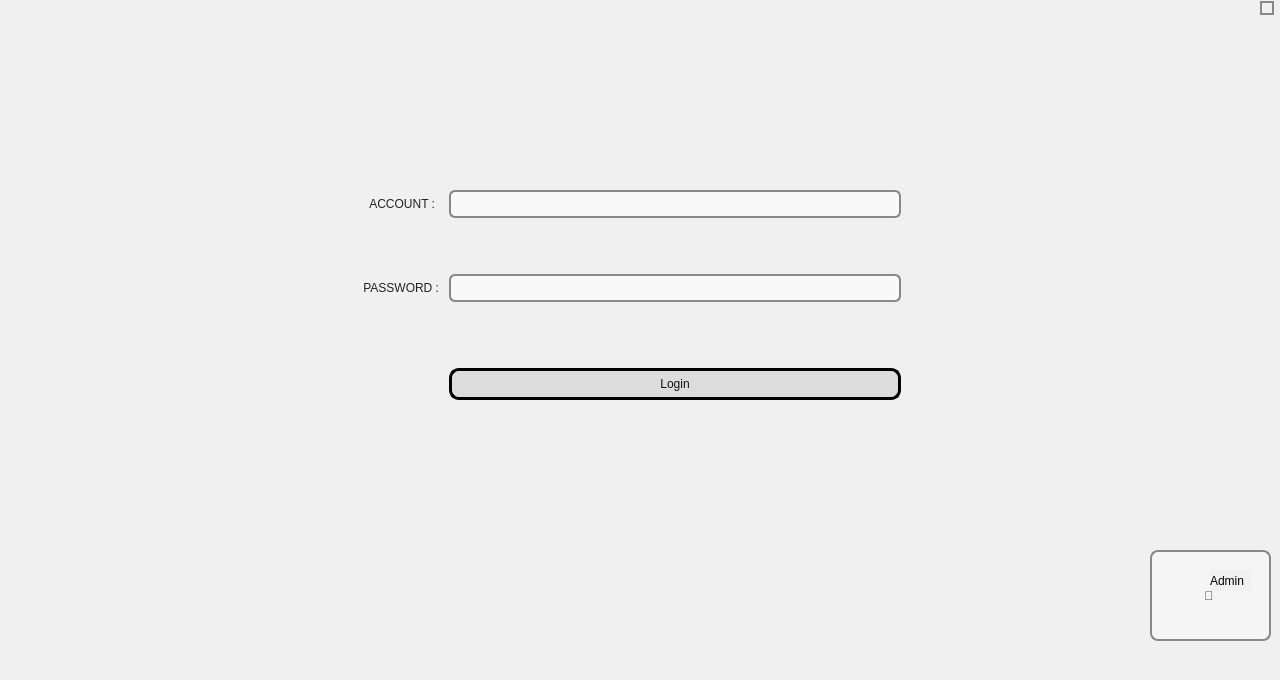
<?xml version="1.0" encoding="UTF-8"?>
<ui version="4.0">
 <class>loginWindow</class>
 <widget class="QMainWindow" name="loginWindow">
  <property name="geometry">
   <rect>
    <x>0</x>
    <y>0</y>
    <width>1280</width>
    <height>680</height>
   </rect>
  </property>
  <property name="sizePolicy">
   <sizepolicy hsizetype="Maximum" vsizetype="Maximum">
    <horstretch>0</horstretch>
    <verstretch>0</verstretch>
   </sizepolicy>
  </property>
  <property name="windowTitle">
   <string>loginWindow</string>
  </property>
  <property name="styleSheet">
   <string notr="true">QWidget {
    background-color: #f0f0f0;  /* 淺灰色背景 */
}
</string>
  </property>
  <widget class="QWidget" name="centralwidget">
   <widget class="QWidget" name="gridLayoutWidget">
    <property name="geometry">
     <rect>
      <x>360</x>
      <y>140</y>
      <width>541</width>
      <height>311</height>
     </rect>
    </property>
    <layout class="QGridLayout" name="gridLayout">
     <item row="0" column="1">
      <widget class="QLineEdit" name="AccountEdit">
       <property name="styleSheet">
        <string notr="true">QLineEdit {
    font: 12pt &quot;Microsoft YaHei UI&quot;;
    border: 2px solid #888888;
    border-radius: 6px;
    padding: 4px;
    background-color: #f9f9f9;
    color: #111111;
}
</string>
       </property>
       <property name="locale">
        <locale language="English" country="UnitedStates"/>
       </property>
      </widget>
     </item>
     <item row="1" column="0">
      <widget class="QLabel" name="Password">
       <property name="styleSheet">
        <string notr="true">QLabel {
    font: 13pt &quot;Microsoft YaHei UI&quot;;
    color: #222222;               /* 深灰近黑文字 */
    background-color: transparent;
}
</string>
       </property>
       <property name="text">
        <string> PASSWORD : </string>
       </property>
      </widget>
     </item>
     <item row="1" column="1">
      <widget class="QLineEdit" name="PasswordEdit">
       <property name="styleSheet">
        <string notr="true">QLineEdit {
    font: 12pt &quot;Microsoft YaHei UI&quot;;
    border: 2px solid #888888;
    border-radius: 6px;
    padding: 4px;
    background-color: #f9f9f9;
    color: #111111;
}
</string>
       </property>
       <property name="locale">
        <locale language="English" country="UnitedStates"/>
       </property>
       <property name="echoMode">
        <enum>QLineEdit::EchoMode::Password</enum>
       </property>
      </widget>
     </item>
     <item row="3" column="1">
      <widget class="QPushButton" name="LoginButton">
       <property name="cursor">
        <cursorShape>PointingHandCursor</cursorShape>
       </property>
       <property name="styleSheet">
        <string notr="true">QPushButton {
    font: 13pt &quot;Microsoft YaHei UI&quot;;
    border: 3px solid black;
    border-radius: 10px;
    background-color: #dcdcdc;  /* 淺灰色背景 */
    color: #111111;             /* 深黑色文字 */
    padding: 6px;
}
</string>
       </property>
       <property name="text">
        <string>Login</string>
       </property>
      </widget>
     </item>
     <item row="0" column="0">
      <widget class="QLabel" name="Account">
       <property name="styleSheet">
        <string notr="true">QLabel {
    font: 13pt &quot;Microsoft YaHei UI&quot;;
    color: #222222;               /* 深灰近黑文字 */
    background-color: transparent;
}
</string>
       </property>
       <property name="text">
        <string>   ACCOUNT : </string>
       </property>
      </widget>
     </item>
     <item row="2" column="1">
      <spacer name="horizontalSpacer">
       <property name="orientation">
        <enum>Qt::Orientation::Vertical</enum>
       </property>
       <property name="sizeType">
        <enum>QSizePolicy::Policy::Maximum</enum>
       </property>
       <property name="sizeHint" stdset="0">
        <size>
         <width>15</width>
         <height>10</height>
        </size>
       </property>
      </spacer>
     </item>
    </layout>
   </widget>
   <widget class="QPushButton" name="adminloginButton">
    <property name="geometry">
     <rect>
      <x>1150</x>
      <y>550</y>
      <width>121</width>
      <height>91</height>
     </rect>
    </property>
    <property name="cursor">
     <cursorShape>CrossCursor</cursorShape>
    </property>
    <property name="layoutDirection">
     <enum>Qt::LayoutDirection::LeftToRight</enum>
    </property>
    <property name="styleSheet">
     <string notr="true">QPushButton {
    font: 48pt &quot;Microsoft YaHei UI&quot;;
    color: #333333;
    background-color: #f5f5f5;
    border: 2px solid #888888;
    border-radius: 8px;
    padding: 6px 12px;
}

QPushButton:hover {
    background-color: #e0e0e0;
    border-color: #4CAF50;  /* 綠色邊框 */
    color: #2e7d32;         /* 綠色文字 */
}

QPushButton:pressed {
    background-color: #c8e6c9;
    border-color: #2e7d32;
    color: #1b5e20;
}
</string>
    </property>
    <property name="text">
     <string>🔧 </string>
    </property>
   </widget>
   <widget class="QLabel" name="label">
    <property name="geometry">
     <rect>
      <x>1210</x>
      <y>570</y>
      <width>41</width>
      <height>21</height>
     </rect>
    </property>
    <property name="cursor">
     <cursorShape>CrossCursor</cursorShape>
    </property>
    <property name="styleSheet">
     <string notr="true">QLabel {
    color: rgb(0, 0, 0);
    font: 9pt &quot;Microsoft JhengHei&quot;;
}
</string>
    </property>
    <property name="text">
     <string>Admin</string>
    </property>
   </widget>
   <widget class="QCheckBox" name="Admin_check">
    <property name="geometry">
     <rect>
      <x>1260</x>
      <y>0</y>
      <width>16</width>
      <height>16</height>
     </rect>
    </property>
    <property name="cursor">
     <cursorShape>ForbiddenCursor</cursorShape>
    </property>
    <property name="autoFillBackground">
     <bool>false</bool>
    </property>
    <property name="styleSheet">
     <string notr="true">QCheckBox {
    font: 8pt &quot;Microsoft YaHei UI&quot;;
    color: #222222;  /* 深灰色文字 */
}

QCheckBox::indicator {
    background-color: #f0f0f0;
    border: 2px solid #888888;
    width: 10px;
    height: 10px;
}

QCheckBox::indicator:checked {
    background-color: #4CAF50;  /* 勾選後顯示綠色 */
    border: 1px solid #4CAF50;
}
</string>
    </property>
    <property name="text">
     <string/>
    </property>
   </widget>
  </widget>
  <widget class="QMenuBar" name="menubar">
   <property name="geometry">
    <rect>
     <x>0</x>
     <y>0</y>
     <width>1280</width>
     <height>20</height>
    </rect>
   </property>
  </widget>
  <widget class="QStatusBar" name="statusbar"/>
 </widget>
 <resources/>
 <connections/>
</ui>
